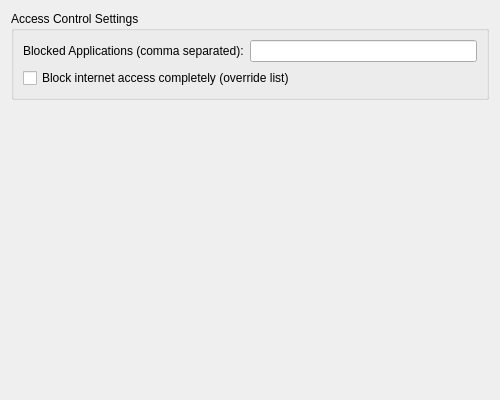
<?xml version="1.0" encoding="UTF-8"?>
<ui version="4.0">
 <class>AccessControlConfigurationPage</class>
 <widget class="QWidget" name="AccessControlConfigurationPage">
  <property name="geometry">
   <rect>
    <x>0</x>
    <y>0</y>
    <width>500</width>
    <height>400</height>
   </rect>
  </property>
  <property name="windowTitle">
   <string>Access Control</string>
  </property>
  <layout class="QVBoxLayout" name="verticalLayout">
   <item>
    <widget class="QGroupBox" name="groupBox">
     <property name="title">
      <string>Access Control Settings</string>
     </property>
     <layout class="QFormLayout" name="formLayout">
      <item row="0" column="0">
       <widget class="QLabel" name="label">
        <property name="text">
         <string>Blocked Applications (comma separated):</string>
        </property>
       </widget>
      </item>
      <item row="0" column="1">
       <widget class="QLineEdit" name="BlockedApplications"/>
      </item>
      <item row="1" column="0" colspan="2">
       <widget class="QCheckBox" name="BlockInternetEntirely">
        <property name="text">
         <string>Block internet access completely (override list)</string>
        </property>
       </widget>
      </item>
     </layout>
    </widget>
   </item>
   <item>
    <spacer name="verticalSpacer">
     <property name="orientation">
      <enum>Qt::Vertical</enum>
     </property>
     <property name="sizeHint" stdset="0">
      <size>
       <width>20</width>
       <height>40</height>
      </size>
     </property>
    </spacer>
   </item>
  </layout>
 </widget>
 <resources/>
 <connections/>
</ui>
